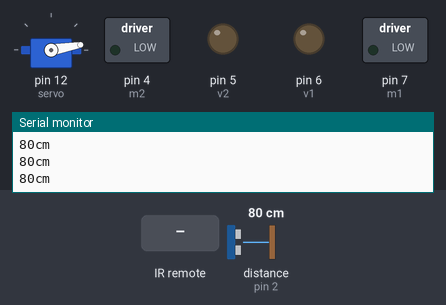
Recording of a sketch running on a simulated Arduino Uno, built with avr-gcc and run on an emulated ATmega328P. Parts: servo, switched loads named in the sketch (green lamp = pin HIGH), output pins drawn as LEDs (lit = HIGH), the last lines printed to the serial monitor. Wiring (inferred from the names in the program): ultrasonic range finder: trigger pin 8; echo pin 2. The inputs (shaded band) are chosen by the test bench; at power-on: distance to the obstacle (sensor on pin 2) 80 cm. The echo pulse lasts 58.3 µs per cm; pins used as bus, display or sensor lines are not drawn.

Above: at 1.2 s.
1.3 s: infrared code 0xFF22DD received
At 2.3 s:
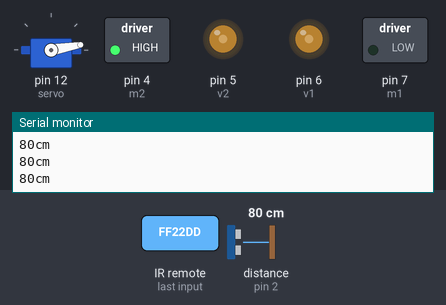
2.8 s: distance to the obstacle (sensor on pin 2) set to 17 cm
4.3 s: distance to the obstacle (sensor on pin 2) set to 14 cm
At 5.5 s:
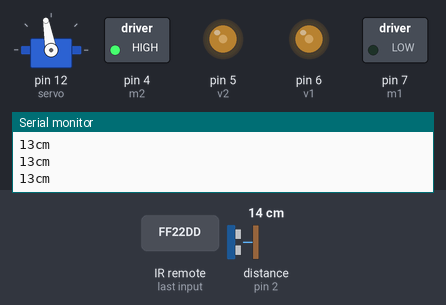
5.8 s: infrared code 0xFFC23D received
At 6.8 s:
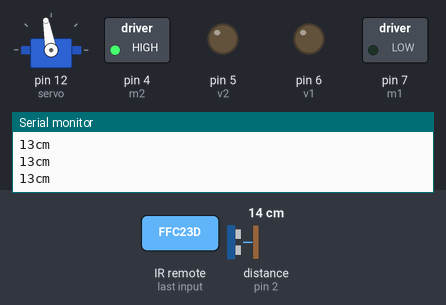
7.3 s: infrared code 0xFF02FD received
At 8.0 s:
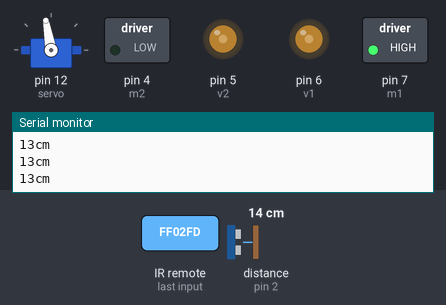
8.8 s: infrared code 0xFFA25D received
At 9.2 s:
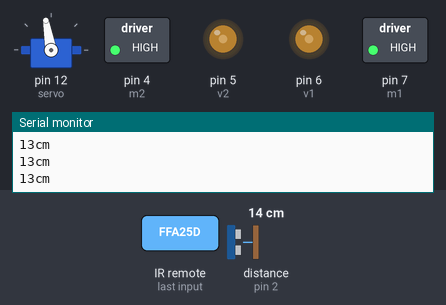
Timing chart, 0 to 11.3 s (numbered marks = the images above; inputs shaded):
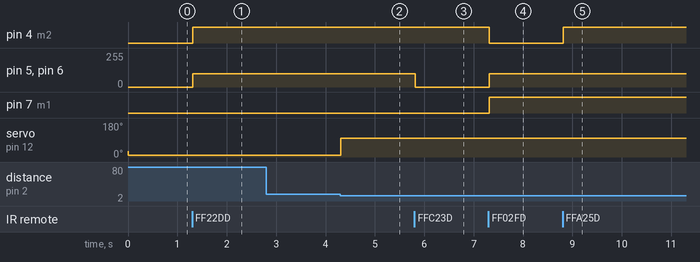

The sketch:

ant_robot.ino
```cpp
#include <Servo.h> //используем библиотеку для работы с сервоприводом
#include <IRremote.h>

Servo servo;


int m1 = 7;
int m2 = 4;

int v1 = 6;
int v2 = 5;

int trig = 8;
int echo = 2;
long dur, cm;

int RECV_PIN = 3;

IRrecv irrecv(RECV_PIN);

decode_results results;

void setup()
{
  servo.write(30);
  Serial.begin(9600);
  irrecv.enableIRIn(); // Start the receiver
  pinMode(m1,OUTPUT);
  pinMode(v1,OUTPUT);
  pinMode(m2,OUTPUT);
  pinMode(v2,OUTPUT);
  servo.attach(12);
  //analogWrite(v1, 127);
  //analogWrite(v2, 127);
  //digitalWrite(m1, HIGH);
  //digitalWrite(m2, LOW);

  //delay(10510);
  analogWrite(v1, 0);
  analogWrite(v2, 0);
  pinMode(trig, OUTPUT);

pinMode(echo, INPUT);

}

void loop() {

  digitalWrite(trig, LOW);

delayMicroseconds(5);

digitalWrite(trig, HIGH);

delayMicroseconds(10);

digitalWrite(trig, LOW);
pinMode(echo, INPUT);

dur = pulseIn(echo, HIGH);

cm = (dur/2) / 29.1;

Serial.print(cm);
Serial.print("cm");
Serial.println();

if ( cm<=15 ){
      servo.write(100);
      }
else{

  servo.write(10);
  }

  if (irrecv.decode(&results)) {
    //Serial.println(results.value, HEX);
    Serial.println(results.value);
    irrecv.resume();

    if (results.value == 16720605){
      analogWrite(v1, 100);
      analogWrite(v2, 100);
      digitalWrite(m1, LOW);
       digitalWrite(m2, HIGH);
      }
    else if (results.value == 16761405){
      analogWrite(v1, 0);
      analogWrite(v2, 0);
      }
 else if (results.value == 16712445){
      analogWrite(v1, 100);
      analogWrite(v2, 100);
      digitalWrite(m1, HIGH);
       digitalWrite(m2, LOW);
      }
 else if (results.value == 16753245){
      analogWrite(v1, 100);
      analogWrite(v2, 100);
      digitalWrite(m1, HIGH);
       digitalWrite(m2, HIGH);
      }
     else if (results.value == 16769565){
      analogWrite(v1, 100);
      analogWrite(v2, 100);
      digitalWrite(m1, LOW  );
       digitalWrite(m2, LOW);
      }
else if (results.value == 16724175){
      servo.write(30);
      }

else if (results.value == 16718055){
      servo.write(100);
      }

  }
    }
```

Measured:
- the behaviour switches between 16 and 15 cm on distance to the obstacle (sensor on pin 2) (found by bisection; images 1 and 2)
- after the input at 1.3 s, pin 4 (m2): LOW → HIGH at once; pin 5 (v2), pin 6 (v1): 0/255 → 100/255 at once
- after the input at 4.3 s, servo on pin 12 (servo): 10° → 100° at once
- after the input at 5.8 s, pin 5 (v2), pin 6 (v1): 100/255 → 0/255 at once
- after the input at 7.3 s, pin 4 (m2): HIGH → LOW at once; pin 5 (v2), pin 6 (v1): 0/255 → 100/255 at once; pin 7 (m1): LOW → HIGH at once
- after the input at 8.8 s, pin 4 (m2): LOW → HIGH at once
